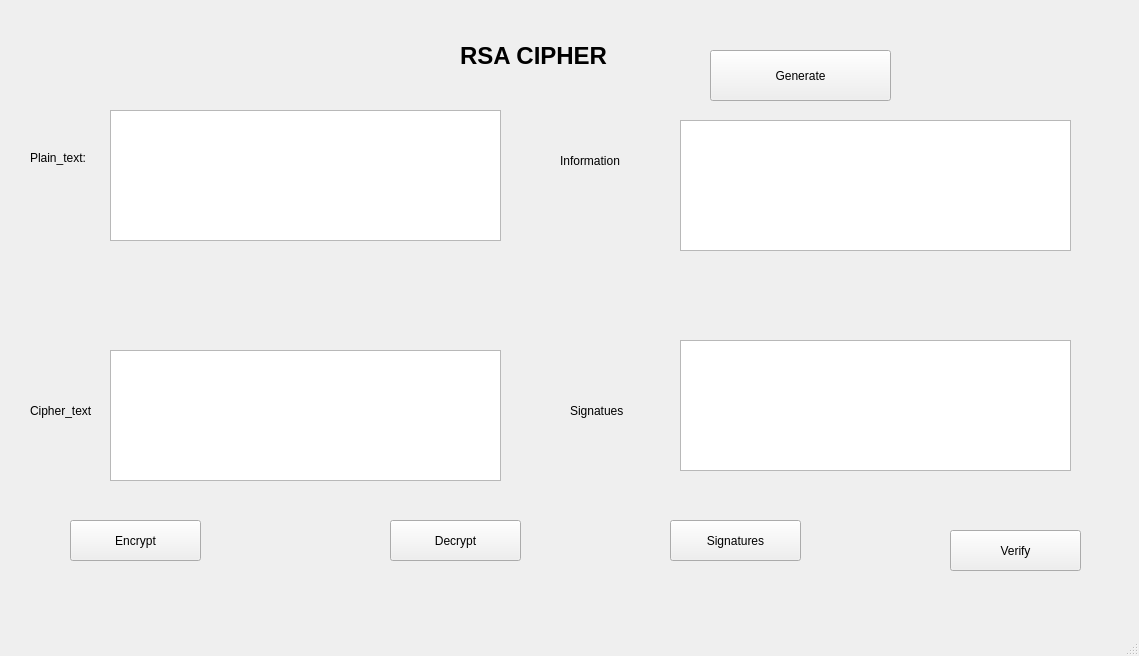
<?xml version="1.0" encoding="UTF-8"?>
<ui version="4.0">
 <class>MainWindow</class>
 <widget class="QMainWindow" name="MainWindow">
  <property name="geometry">
   <rect>
    <x>0</x>
    <y>0</y>
    <width>1139</width>
    <height>656</height>
   </rect>
  </property>
  <property name="windowTitle">
   <string>MainWindow</string>
  </property>
  <widget class="QWidget" name="centralwidget">
   <widget class="QTextEdit" name="txt_plain_text">
    <property name="geometry">
     <rect>
      <x>110</x>
      <y>110</y>
      <width>391</width>
      <height>131</height>
     </rect>
    </property>
   </widget>
   <widget class="QTextEdit" name="txt_cipher_text">
    <property name="geometry">
     <rect>
      <x>110</x>
      <y>350</y>
      <width>391</width>
      <height>131</height>
     </rect>
    </property>
   </widget>
   <widget class="QTextEdit" name="txt_info">
    <property name="geometry">
     <rect>
      <x>680</x>
      <y>120</y>
      <width>391</width>
      <height>131</height>
     </rect>
    </property>
   </widget>
   <widget class="QTextEdit" name="txt_signature">
    <property name="geometry">
     <rect>
      <x>680</x>
      <y>340</y>
      <width>391</width>
      <height>131</height>
     </rect>
    </property>
   </widget>
   <widget class="QLabel" name="label">
    <property name="geometry">
     <rect>
      <x>460</x>
      <y>30</y>
      <width>201</width>
      <height>51</height>
     </rect>
    </property>
    <property name="font">
     <font>
      <pointsize>18</pointsize>
      <weight>75</weight>
      <bold>true</bold>
     </font>
    </property>
    <property name="text">
     <string>RSA CIPHER</string>
    </property>
   </widget>
   <widget class="QLabel" name="label_2">
    <property name="geometry">
     <rect>
      <x>30</x>
      <y>150</y>
      <width>55</width>
      <height>16</height>
     </rect>
    </property>
    <property name="text">
     <string>Plain_text:</string>
    </property>
   </widget>
   <widget class="QLabel" name="label_3">
    <property name="geometry">
     <rect>
      <x>30</x>
      <y>400</y>
      <width>81</width>
      <height>21</height>
     </rect>
    </property>
    <property name="text">
     <string>Cipher_text</string>
    </property>
   </widget>
   <widget class="QLabel" name="label_4">
    <property name="geometry">
     <rect>
      <x>560</x>
      <y>150</y>
      <width>81</width>
      <height>21</height>
     </rect>
    </property>
    <property name="text">
     <string>Information</string>
    </property>
   </widget>
   <widget class="QLabel" name="label_5">
    <property name="geometry">
     <rect>
      <x>570</x>
      <y>400</y>
      <width>81</width>
      <height>21</height>
     </rect>
    </property>
    <property name="text">
     <string>Signatues</string>
    </property>
   </widget>
   <widget class="QPushButton" name="Generate_keys">
    <property name="geometry">
     <rect>
      <x>710</x>
      <y>50</y>
      <width>181</width>
      <height>51</height>
     </rect>
    </property>
    <property name="text">
     <string>Generate</string>
    </property>
   </widget>
   <widget class="QPushButton" name="Encrypt">
    <property name="geometry">
     <rect>
      <x>70</x>
      <y>520</y>
      <width>131</width>
      <height>41</height>
     </rect>
    </property>
    <property name="text">
     <string>Encrypt</string>
    </property>
   </widget>
   <widget class="QPushButton" name="Decrypt">
    <property name="geometry">
     <rect>
      <x>390</x>
      <y>520</y>
      <width>131</width>
      <height>41</height>
     </rect>
    </property>
    <property name="text">
     <string>Decrypt</string>
    </property>
   </widget>
   <widget class="QPushButton" name="signatures">
    <property name="geometry">
     <rect>
      <x>670</x>
      <y>520</y>
      <width>131</width>
      <height>41</height>
     </rect>
    </property>
    <property name="text">
     <string>Signatures</string>
    </property>
   </widget>
   <widget class="QPushButton" name="verify">
    <property name="geometry">
     <rect>
      <x>950</x>
      <y>530</y>
      <width>131</width>
      <height>41</height>
     </rect>
    </property>
    <property name="text">
     <string>Verify</string>
    </property>
   </widget>
  </widget>
  <widget class="QMenuBar" name="menubar">
   <property name="geometry">
    <rect>
     <x>0</x>
     <y>0</y>
     <width>1139</width>
     <height>26</height>
    </rect>
   </property>
  </widget>
  <widget class="QStatusBar" name="statusbar"/>
 </widget>
 <resources/>
 <connections/>
</ui>
